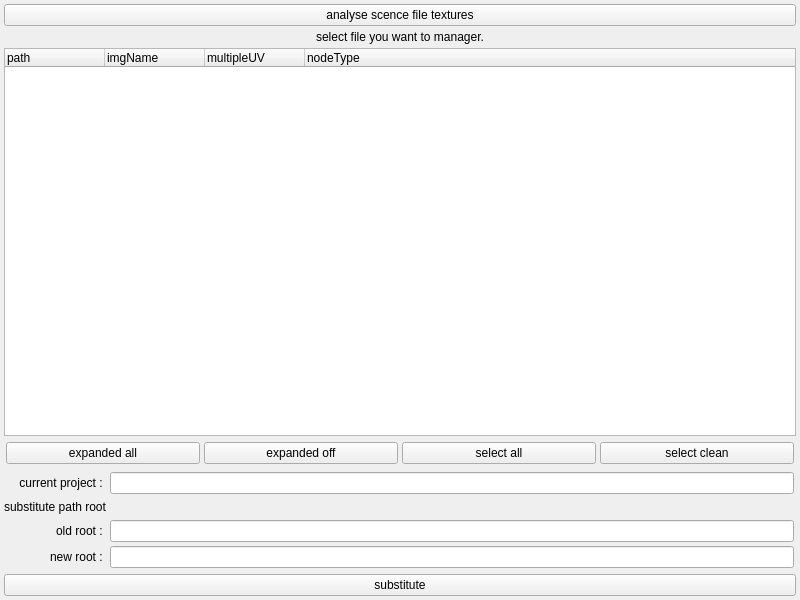
<?xml version="1.0" encoding="UTF-8"?>
<ui version="4.0">
 <class>main_widget</class>
 <widget class="QWidget" name="main_widget">
  <property name="geometry">
   <rect>
    <x>0</x>
    <y>0</y>
    <width>800</width>
    <height>600</height>
   </rect>
  </property>
  <property name="windowTitle">
   <string>Form</string>
  </property>
  <layout class="QVBoxLayout" name="verticalLayout">
   <property name="spacing">
    <number>4</number>
   </property>
   <property name="margin">
    <number>4</number>
   </property>
   <item>
    <widget class="QPushButton" name="anlyse_PB">
     <property name="text">
      <string>analyse scence file textures</string>
     </property>
    </widget>
   </item>
   <item>
    <widget class="QLabel" name="top_text_label">
     <property name="text">
      <string>select file you want to manager.&lt;Multi-Selectable&gt;</string>
     </property>
     <property name="alignment">
      <set>Qt::AlignCenter</set>
     </property>
    </widget>
   </item>
   <item>
    <widget class="QTreeWidget" name="texture_info_treeWidget">
     <column>
      <property name="text">
       <string>path</string>
      </property>
      <property name="textAlignment">
       <set>AlignLeft|AlignVCenter</set>
      </property>
     </column>
     <column>
      <property name="text">
       <string>imgName</string>
      </property>
     </column>
     <column>
      <property name="text">
       <string>multipleUV</string>
      </property>
     </column>
     <column>
      <property name="text">
       <string>nodeType</string>
      </property>
     </column>
    </widget>
   </item>
   <item>
    <layout class="QHBoxLayout" name="horizontalLayout">
     <property name="spacing">
      <number>4</number>
     </property>
     <property name="margin">
      <number>2</number>
     </property>
     <item>
      <widget class="QPushButton" name="expanded_all_PB">
       <property name="text">
        <string>expanded all</string>
       </property>
      </widget>
     </item>
     <item>
      <widget class="QPushButton" name="expanded_off_PB">
       <property name="text">
        <string>expanded off</string>
       </property>
      </widget>
     </item>
     <item>
      <widget class="QPushButton" name="select_all_PB">
       <property name="text">
        <string>select all</string>
       </property>
      </widget>
     </item>
     <item>
      <widget class="QPushButton" name="select_clean_PB">
       <property name="text">
        <string>select clean</string>
       </property>
      </widget>
     </item>
    </layout>
   </item>
   <item>
    <layout class="QHBoxLayout" name="project_layout">
     <property name="spacing">
      <number>4</number>
     </property>
     <property name="margin">
      <number>2</number>
     </property>
     <item>
      <widget class="QLabel" name="project_label">
       <property name="minimumSize">
        <size>
         <width>100</width>
         <height>0</height>
        </size>
       </property>
       <property name="maximumSize">
        <size>
         <width>100</width>
         <height>16777215</height>
        </size>
       </property>
       <property name="text">
        <string>current project : </string>
       </property>
       <property name="alignment">
        <set>Qt::AlignRight|Qt::AlignTrailing|Qt::AlignVCenter</set>
       </property>
      </widget>
     </item>
     <item>
      <widget class="QLineEdit" name="project_LE">
       <property name="readOnly">
        <bool>true</bool>
       </property>
      </widget>
     </item>
    </layout>
   </item>
   <item>
    <widget class="QLabel" name="subsitute_label">
     <property name="text">
      <string>substitute path root</string>
     </property>
    </widget>
   </item>
   <item>
    <layout class="QGridLayout" name="substitute_layout">
     <property name="margin">
      <number>2</number>
     </property>
     <property name="spacing">
      <number>4</number>
     </property>
     <item row="0" column="0">
      <widget class="QLabel" name="old_root_label">
       <property name="minimumSize">
        <size>
         <width>100</width>
         <height>0</height>
        </size>
       </property>
       <property name="maximumSize">
        <size>
         <width>100</width>
         <height>16777215</height>
        </size>
       </property>
       <property name="text">
        <string>old root : </string>
       </property>
       <property name="alignment">
        <set>Qt::AlignRight|Qt::AlignTrailing|Qt::AlignVCenter</set>
       </property>
      </widget>
     </item>
     <item row="1" column="0">
      <widget class="QLabel" name="new_root_label">
       <property name="minimumSize">
        <size>
         <width>100</width>
         <height>0</height>
        </size>
       </property>
       <property name="maximumSize">
        <size>
         <width>100</width>
         <height>16777215</height>
        </size>
       </property>
       <property name="text">
        <string>new root : </string>
       </property>
       <property name="alignment">
        <set>Qt::AlignRight|Qt::AlignTrailing|Qt::AlignVCenter</set>
       </property>
      </widget>
     </item>
     <item row="0" column="1">
      <widget class="QLineEdit" name="old_root_LE"/>
     </item>
     <item row="1" column="1">
      <widget class="QLineEdit" name="new_root_LE"/>
     </item>
    </layout>
   </item>
   <item>
    <widget class="QPushButton" name="substitute_PB">
     <property name="text">
      <string>substitute</string>
     </property>
    </widget>
   </item>
  </layout>
 </widget>
 <resources/>
 <connections/>
</ui>
